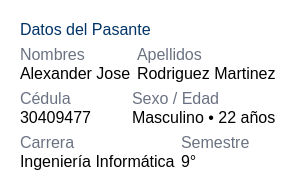
                        <widget class="QFrame" name="frame_49">
                         <property name="styleSheet">
                          <string notr="true">background-color: rgb(255, 255, 255);
border-radius:20px;
color: rgb(0, 0, 0);</string>
                         </property>
                         <property name="frameShape">
                          <enum>QFrame::Shape::Box</enum>
                         </property>
                         <property name="frameShadow">
                          <enum>QFrame::Shadow::Sunken</enum>
                         </property>
                         <property name="lineWidth">
                          <number>2</number>
                         </property>
                         <layout class="QVBoxLayout" name="verticalLayout_46">
                          <property name="leftMargin">
                           <number>20</number>
                          </property>
                          <property name="topMargin">
                           <number>20</number>
                          </property>
                          <property name="rightMargin">
                           <number>20</number>
                          </property>
                          <property name="bottomMargin">
                           <number>20</number>
                          </property>
                          <item>
                           <widget class="QLabel" name="label_67">
                            <property name="font">
                             <font>
                              <pointsize>12</pointsize>
                              <fontweight>DemiBold</fontweight>
                             </font>
                            </property>
                            <property name="styleSheet">
                             <string notr="true">color: rgb(0, 51, 102);</string>
                            </property>
                            <property name="text">
                             <string>Datos del Pasante</string>
                            </property>
                           </widget>
                          </item>
                          <item>
                           <layout class="QHBoxLayout" name="horizontalLayout_19">
                            <item>
                             <layout class="QVBoxLayout" name="verticalLayout_44">
                              <property name="spacing">
                               <number>0</number>
                              </property>
                              <item>
                               <widget class="QLabel" name="label_48">
                                <property name="font">
                                 <font>
                                  <pointsize>12</pointsize>
                                  <fontweight>DemiBold</fontweight>
                                 </font>
                                </property>
                                <property name="styleSheet">
                                 <string notr="true">color: rgb(106, 114, 130);</string>
                                </property>
                                <property name="text">
                                 <string>Nombres</string>
                                </property>
                               </widget>
                              </item>
                              <item>
                               <widget class="QLabel" name="nombresP">
                                <property name="font">
                                 <font>
                                  <pointsize>12</pointsize>
                                  <fontweight>DemiBold</fontweight>
                                 </font>
                                </property>
                                <property name="styleSheet">
                                 <string notr="true">color: #000;</string>
                                </property>
                                <property name="text">
                                 <string>Alexander Jose</string>
                                </property>
                               </widget>
                              </item>
                             </layout>
                            </item>
                            <item>
                             <layout class="QVBoxLayout" name="verticalLayout_45">
                              <property name="spacing">
                               <number>0</number>
                              </property>
                              <item>
                               <widget class="QLabel" name="label_50">
                                <property name="font">
                                 <font>
                                  <pointsize>12</pointsize>
                                  <fontweight>DemiBold</fontweight>
                                 </font>
                                </property>
                                <property name="styleSheet">
                                 <string notr="true">color: rgb(106, 114, 130);</string>
                                </property>
                                <property name="text">
                                 <string>Apellidos</string>
                                </property>
                               </widget>
                              </item>
                              <item>
                               <widget class="QLabel" name="apellidosP">
                                <property name="font">
                                 <font>
                                  <pointsize>12</pointsize>
                                  <fontweight>DemiBold</fontweight>
                                 </font>
                                </property>
                                <property name="styleSheet">
                                 <string notr="true">color: #000;</string>
                                </property>
                                <property name="text">
                                 <string>Rodriguez Martinez</string>
                                </property>
                               </widget>
                              </item>
                             </layout>
                            </item>
                           </layout>
                          </item>
                          <item>
                           <layout class="QHBoxLayout" name="horizontalLayout_60">
                            <item>
                             <layout class="QVBoxLayout" name="verticalLayout_59">
                              <property name="spacing">
                               <number>0</number>
                              </property>
                              <item>
                               <widget class="QLabel" name="label_52">
                                <property name="font">
                                 <font>
                                  <pointsize>12</pointsize>
                                  <fontweight>DemiBold</fontweight>
                                 </font>
                                </property>
                                <property name="styleSheet">
                                 <string notr="true">color: rgb(106, 114, 130);</string>
                                </property>
                                <property name="text">
                                 <string>Cédula</string>
                                </property>
                               </widget>
                              </item>
                              <item>
                               <widget class="QLabel" name="cedP">
                                <property name="font">
                                 <font>
                                  <pointsize>12</pointsize>
                                  <fontweight>DemiBold</fontweight>
                                 </font>
                                </property>
                                <property name="styleSheet">
                                 <string notr="true">color: #000;</string>
                                </property>
                                <property name="text">
                                 <string>30409477</string>
                                </property>
                               </widget>
                              </item>
                             </layout>
                            </item>
                            <item>
                             <layout class="QVBoxLayout" name="verticalLayout_62">
                              <property name="spacing">
                               <number>0</number>
                              </property>
                              <item>
                               <widget class="QLabel" name="label_71">
                                <property name="font">
                                 <font>
                                  <pointsize>12</pointsize>
                                  <fontweight>DemiBold</fontweight>
                                 </font>
                                </property>
                                <property name="styleSheet">
                                 <string notr="true">color: rgb(106, 114, 130);</string>
                                </property>
                                <property name="text">
                                 <string>Sexo / Edad</string>
                                </property>
                               </widget>
                              </item>
                              <item>
                               <widget class="QLabel" name="sexEdadP">
                                <property name="font">
                                 <font>
                                  <pointsize>12</pointsize>
                                  <fontweight>DemiBold</fontweight>
                                 </font>
                                </property>
                                <property name="styleSheet">
                                 <string notr="true">color: #000;</string>
                                </property>
                                <property name="text">
                                 <string>Masculino • 22 años</string>
                                </property>
                               </widget>
                              </item>
                             </layout>
                            </item>
                           </layout>
                          </item>
                          <item>
                           <layout class="QHBoxLayout" name="horizontalLayout_61">
                            <item>
                             <layout class="QVBoxLayout" name="verticalLayout_61">
                              <property name="spacing">
                               <number>0</number>
                              </property>
                              <item>
                               <widget class="QLabel" name="label_69">
                                <property name="font">
                                 <font>
                                  <pointsize>12</pointsize>
                                  <fontweight>DemiBold</fontweight>
                                 </font>
                                </property>
                                <property name="styleSheet">
                                 <string notr="true">color: rgb(106, 114, 130);</string>
                                </property>
                                <property name="text">
                                 <string>Carrera</string>
                                </property>
                               </widget>
                              </item>
                              <item>
                               <widget class="QLabel" name="carreraP">
                                <property name="font">
                                 <font>
                                  <pointsize>12</pointsize>
                                  <fontweight>DemiBold</fontweight>
                                 </font>
                                </property>
                                <property name="styleSheet">
                                 <string notr="true">color: #000;</string>
                                </property>
                                <property name="text">
                                 <string>Ingeniería Informática</string>
                                </property>
                               </widget>
                              </item>
                             </layout>
                            </item>
                            <item>
                             <layout class="QVBoxLayout" name="verticalLayout_60">
                              <property name="spacing">
                               <number>0</number>
                              </property>
                              <item>
                               <widget class="QLabel" name="label_53">
                                <property name="font">
                                 <font>
                                  <pointsize>12</pointsize>
                                  <fontweight>DemiBold</fontweight>
                                 </font>
                                </property>
                                <property name="styleSheet">
                                 <string notr="true">color: rgb(106, 114, 130);</string>
                                </property>
                                <property name="text">
                                 <string>Semestre</string>
                                </property>
                               </widget>
                              </item>
                              <item>
                               <widget class="QLabel" name="semestreP">
                                <property name="font">
                                 <font>
                                  <pointsize>12</pointsize>
                                  <fontweight>DemiBold</fontweight>
                                 </font>
                                </property>
                                <property name="styleSheet">
                                 <string notr="true">color: #000;</string>
                                </property>
                                <property name="text">
                                 <string>9°</string>
                                </property>
                               </widget>
                              </item>
                             </layout>
                            </item>
                           </layout>
                          </item>
                         </layout>
                        </widget>
